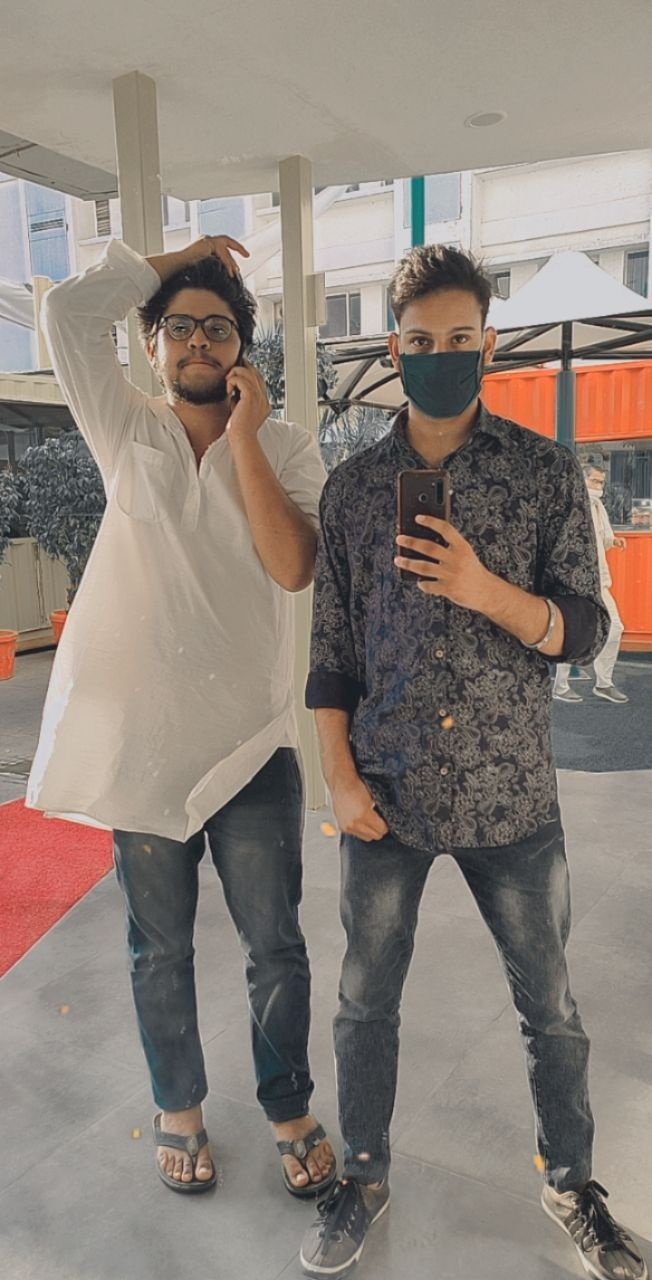
#> input picture image.jpg, 652 x 1280 px, given in place of the camera
$ python 22_edge_detection_using_webcam.py
#> lines starting #> are read from the running program, lines starting #| are printed output that depends on the picture
#> further down, frame is the input picture: shape (1280, 652, 3); mean B, G, R 121.2, 129.5, 140.1
import cv2

def sketch(image):
    img_gray = cv2.cvtColor(image, cv2.COLOR_BGR2GRAY)
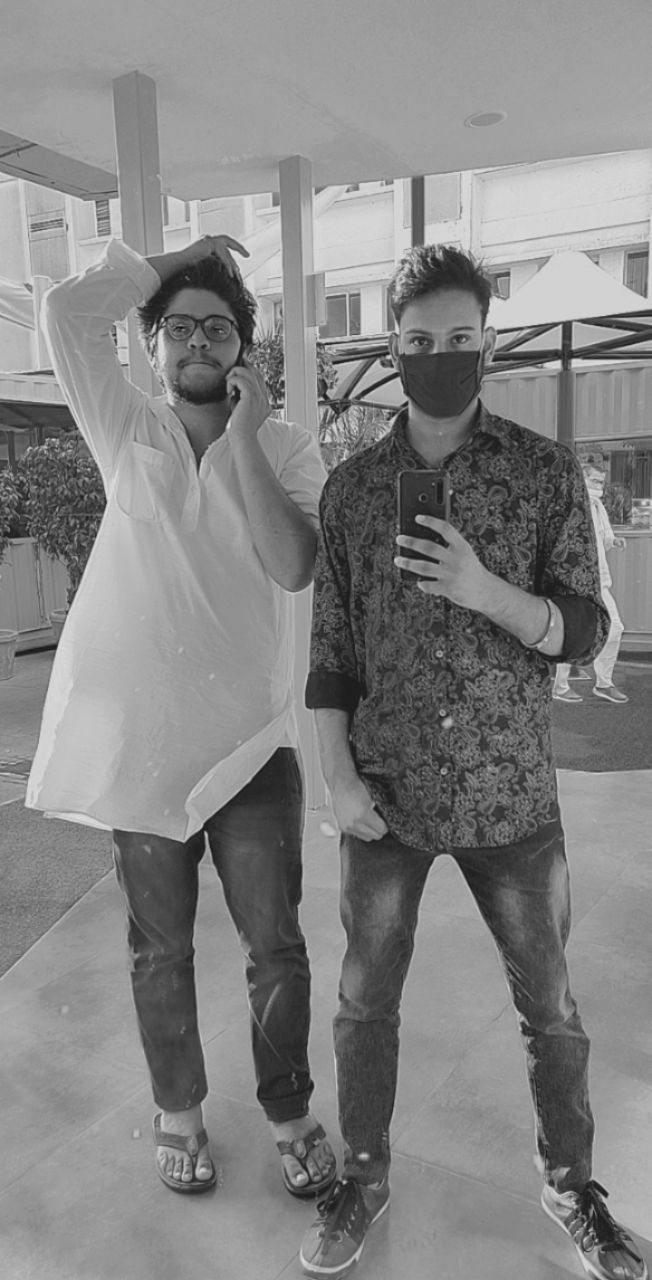
#> img_gray: shape (1280, 652); min 13, max 226, mean 131.7
    img_gray_blur = cv2.GaussianBlur(img_gray, (5,5), 0)
    canny_edge = cv2.Canny(img_gray_blur, 10,70)
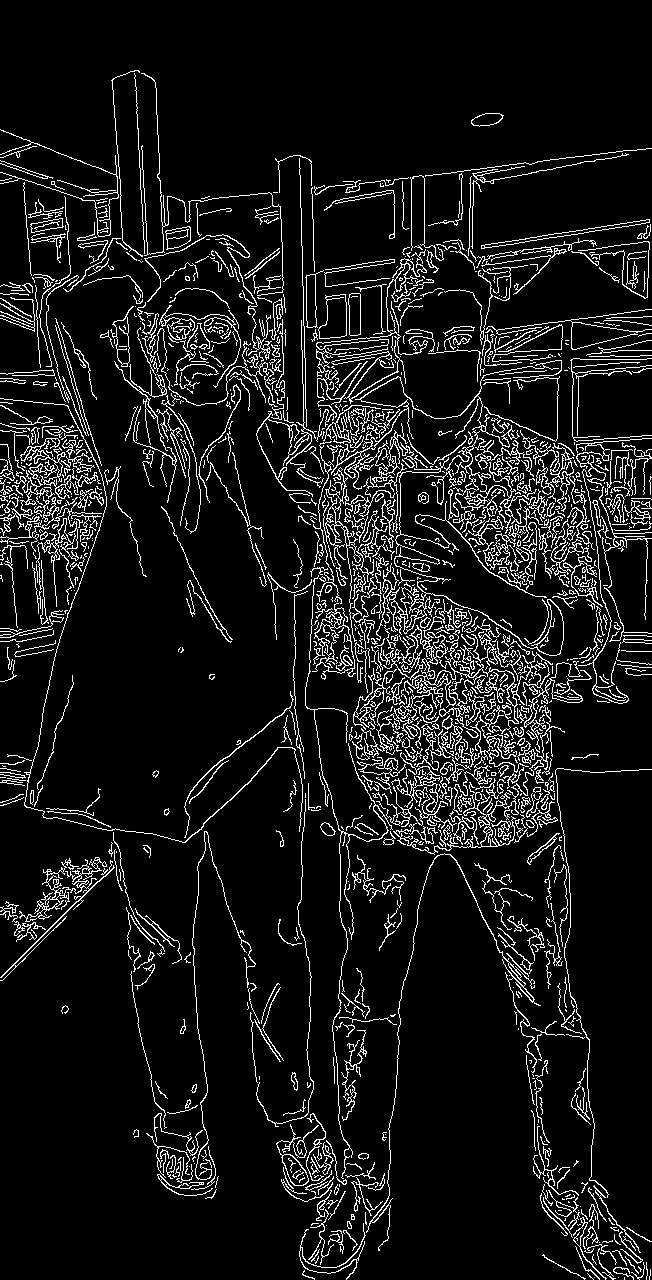
#> canny_edge: shape (1280, 652); 8.9% white in thin lines or dots
    _, mask = cv2.threshold(canny_edge, 70,255, cv2.THRESH_BINARY)
    return mask

cap = cv2.VideoCapture(0)
while True:
    _, frame = cap.read()
    cv2.imshow("Live sketch", sketch(frame))

    if cv2.waitKey(1)==13:
#> (key Esc is pressed here)
        break

cap.release()
cv2.destroyAllWindows()
